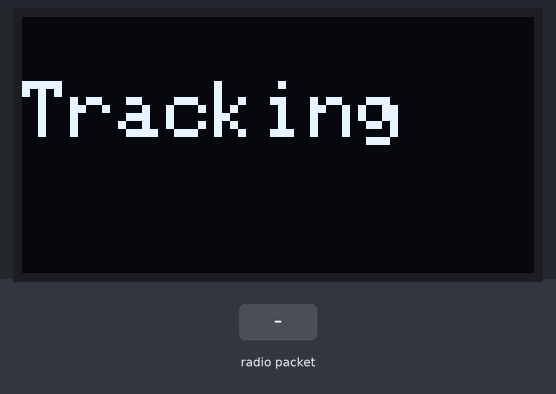
Simulated run of this sketch. Board: Arduino Mega 2560, built for the host (arithmetic inside an expression is 32-bit, double 64-bit). Shown: 128×64 one-colour display. Inputs (shaded band) come from the test bench. No radio packets arrive unless stated; what the sketch prints to the serial monitor is not drawn.

Above: at 1.2 s.
1.3 s: radio packet "1" arrives
At 2.3 s:
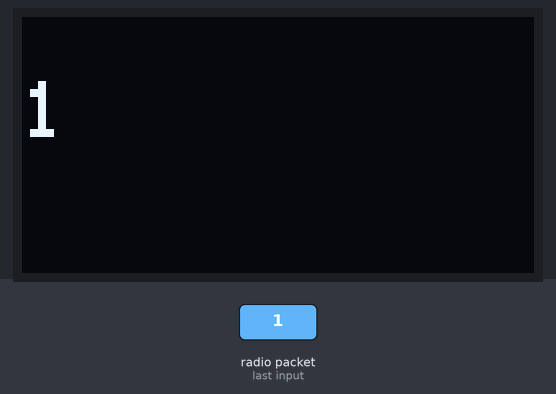
4.3 s: radio packet "0" arrives
At 5.7 s:
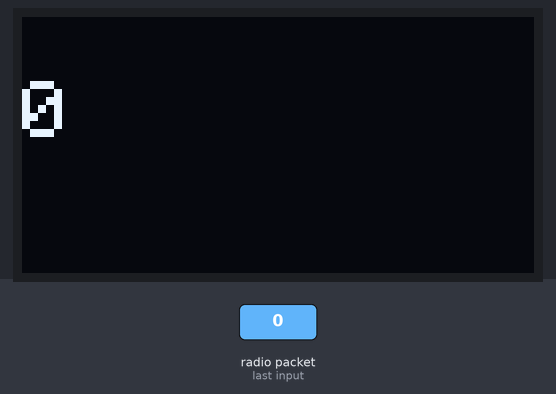
7.3 s: radio packet "2" arrives
At 8.0 s:
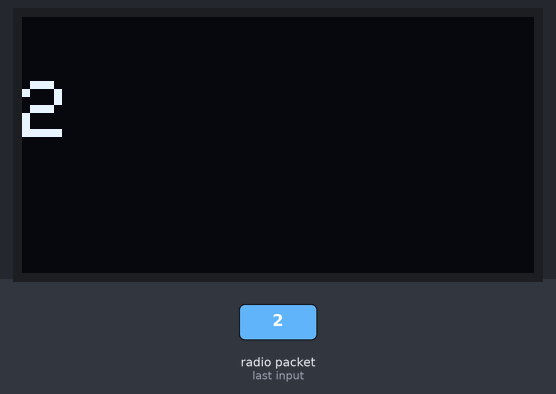
Timing chart, 0 to 10.3 s (numbered marks = the images above; inputs shaded):
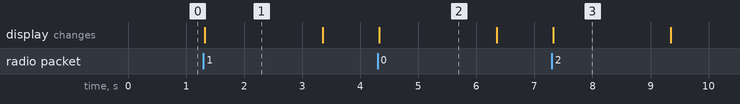

The sketch:

Gas_Sensor_with_LED.ino
```cpp
#include <SPI.h>
#include <LoRa.h>
#include <Wire.h>
#include <Adafruit_GFX.h>
#include <Adafruit_SSD1306.h>

// LoRa pins
#define LORA_SCK  18
#define LORA_MISO 19
#define LORA_MOSI 23
#define LORA_SS   5
#define LORA_RST  14
#define LORA_DIO0 26

// OLED settings
#define SCREEN_WIDTH 128
#define SCREEN_HEIGHT 64
Adafruit_SSD1306 display(SCREEN_WIDTH, SCREEN_HEIGHT, &Wire, -1);

// Function to show default Tracking screen
void showTracking() {
  display.clearDisplay();
  display.setTextSize(2);
  display.setTextColor(SSD1306_WHITE);
  display.setCursor(0, 16);
  display.println("Tracking");
  display.display();
}

void setup() {
  Serial.begin(115200);

  // Initialize OLED
  if (!display.begin(SSD1306_SWITCHCAPVCC, 0x3C)) {
    Serial.println(F("SSD1306 allocation failed"));
    while (1);
  }

  // Initialize LoRa
  SPI.begin(LORA_SCK, LORA_MISO, LORA_MOSI, LORA_SS);
  LoRa.setPins(LORA_SS, LORA_RST, LORA_DIO0);
  if (!LoRa.begin(433E6)) {
    Serial.println("LoRa init failed!");
    display.clearDisplay();
    display.setCursor(0,0);
    display.println("LoRa Init Failed!");
    display.display();
    while (1);
  }

  // Max-range settings
  LoRa.setSpreadingFactor(12);
  LoRa.setSignalBandwidth(125E3);

  Serial.println("LoRa Receiver Ready (Max Range)");

  // Show default Tracking screen
  showTracking();
}

void loop() {
  int packetSize = LoRa.parsePacket();
  if (packetSize) {
    String receivedText = "";
    while (LoRa.available()) {
      receivedText += (char)LoRa.read();
    }

    // Serial monitor
    Serial.print("Received: ");
    Serial.println(receivedText);

    // Display received message temporarily
    display.clearDisplay();
    display.setTextSize(2);
    display.setTextColor(SSD1306_WHITE);
    display.setCursor(0, 16);
    display.println(receivedText);
    display.display();

    // Keep message for 2 seconds
    delay(2000);

    // Return to default Tracking screen
    showTracking();
  }
}
```

Measured:
- after the input at 1.3 s, the display: changes at once (image 1)
- after the input at 4.3 s, the display: changes at once (image 2)
- after the input at 7.3 s, the display: changes at once (image 3)
- what the display in image 1 shows lasts 2.1 s, from 1.3 s to 3.4 s
